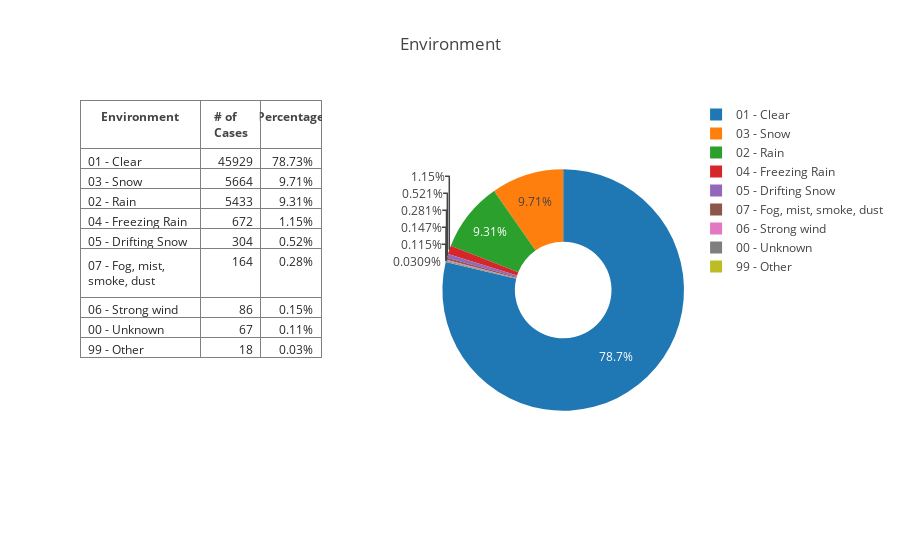
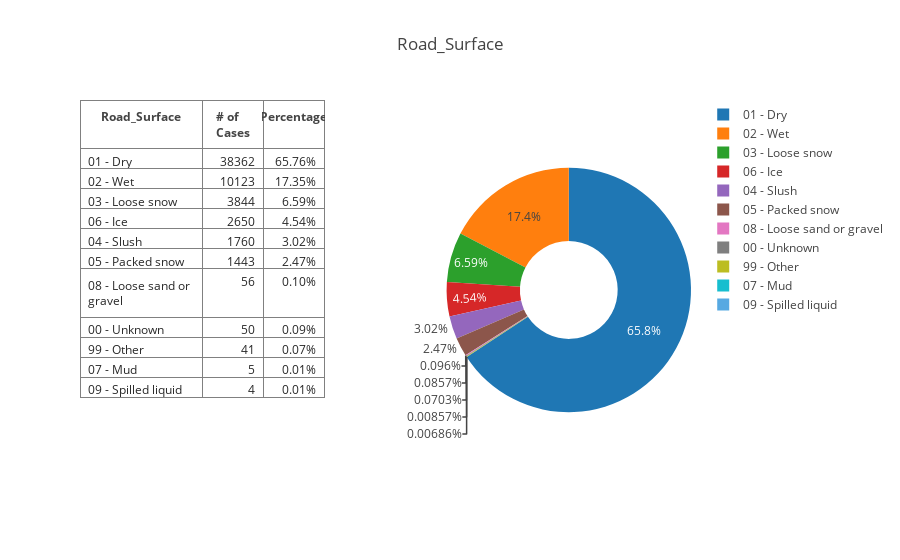
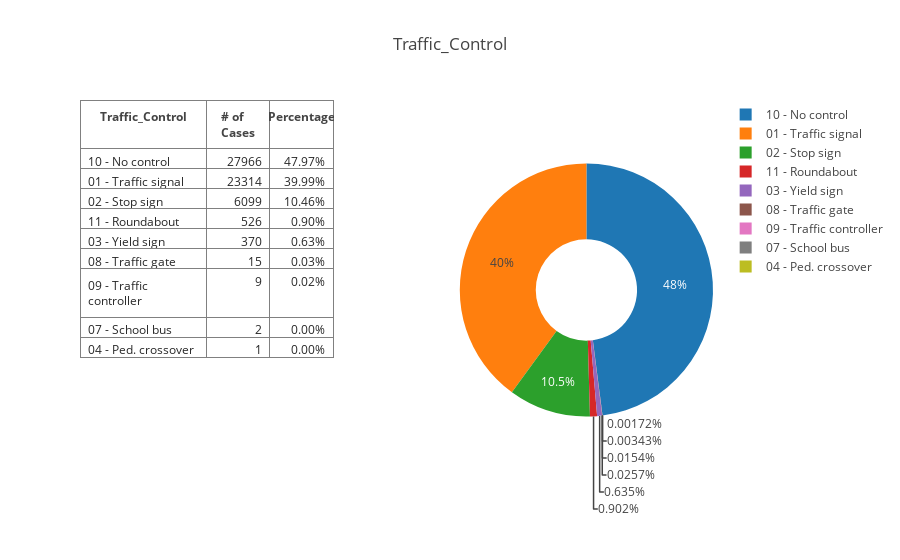
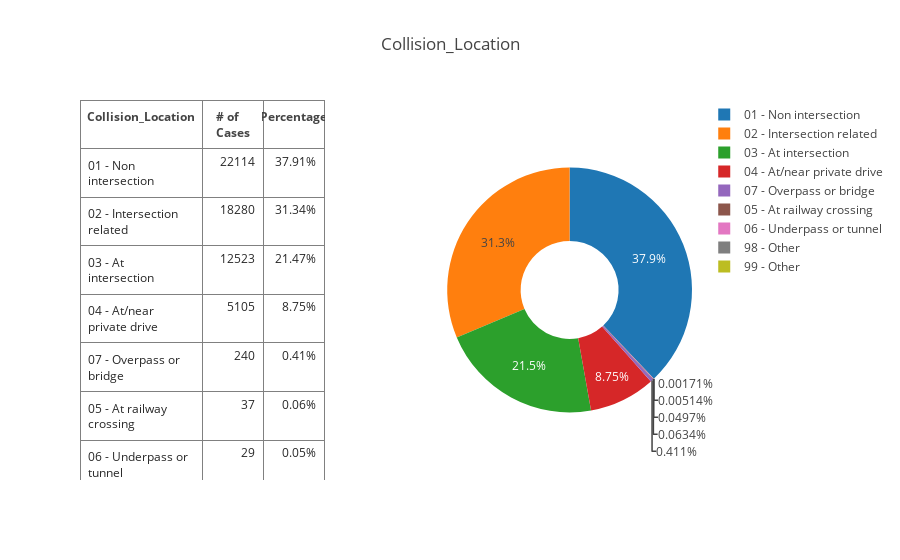

The notebook cell these images were saved under, in order:
### Markdown cell above
### 2.2 Percentage of single possible causes of accident

### Code cell
def analysisInSinglePercent(Col): 
    count = '# of Cases'
    df_cause = pd.crosstab(index = df_csv1417[Col], columns = count, margins = False)
    df_cause[Col] = df_cause.index
    sumOf = df_cause[count].sum()
    df_cause['Percentage'] = df_cause[count]/sumOf*100
    df_cause = df_cause[[Col, count, 'Percentage']]
    df_cause = df_cause.sort_values([count], ascending=[0])
    
    tab = go.Table(header = dict(values = ['<b>' + a + '</b>' for a in df_cause.columns.tolist()]),
                   domain = dict(x=[0, 0.4], y=[0,1.0]),
                   columnwidth = [110,55,55], 
                   cells = dict(values = [df_cause[b].tolist() for b in df_cause.columns.tolist()],
                                font = dict(color=['rgb(40, 40, 40)'] * 5, size=12),
                                format = [None] + [None] + ['.2f'],
                                suffix = ["", "", "%"], 
                                align = ["left", "right", "right"]),
                  )
    pie = go.Pie(values = df_cause[count], 
                 labels = df_cause.index, 
                 name = df_cause.index.name,
                 domain=dict(x=[0.6, 1.0], y=[0, 1.0]),
                 hoverinfo = "label+percent+name", hole = .4, showlegend = True)
    fig = dict(data = [tab,pie], 
               layout = go.Layout(title = Col))
    iplot(fig)
    
for n in ['Environment', 'Road_Surface', 'Traffic_Control', 'Collision_Location', \
          'Light', 'Collision_Classification', 'Impact_type', 'Month', "Day_Of_Week"]:
    analysisInSinglePercent(n)

### Figure 1 — Plotly figure (JSON) as saved in the notebook; plotly's stock layout.template omitted (floating-point values rounded to 4 significant figures)
{"data": [{"cells": {"align": ["left", "right", "right"], "font": {"color": ["rgb(40, 40, 40)", "rgb(40, 40, 40)", "rgb(40, 40, 40)", "rgb(40, 40, 40)", "rgb(40, 40, 40)"], "size": 12}, "format": [null, null, ".2f"], "suffix": ["", "", "%"], "values": [["01 - Clear", "03 - Snow", "02 - Rain", "04 - Freezing Rain", "05 - Drifting Snow", "07 - Fog, mist, smoke, dust", "06 - Strong wind", "00 - Unknown", "99 - Other"], [45929, 5664, 5433, 672, 304, 164, 86, 67, 18], [78.73, 9.709, 9.313, 1.152, 0.5211, 0.2811, 0.1474, 0.1148, 0.03086]]}, "columnwidth": [110, 55, 55], "domain": {"x": [0, 0.4], "y": [0, 1]}, "header": {"values": ["<b>Environment</b>", "<b># of Cases</b>", "<b>Percentage</b>"]}, "type": "table", "uid": "4786676c-9d13-11e8-b396-0800275aa47c"}, {"domain": {"x": [0.6, 1], "y": [0, 1]}, "hole": 0.4, "hoverinfo": "label+percent+name", "labels": ["01 - Clear", "03 - Snow", "02 - Rain", "04 - Freezing Rain", "05 - Drifting Snow", "07 - Fog, mist, smoke, dust", "06 - Strong wind", "00 - Unknown", "99 - Other"], "name": "Environment", "showlegend": true, "type": "pie", "uid": "47866cb2-9d13-11e8-b396-0800275aa47c", "values": [45929, 5664, 5433, 672, 304, 164, 86, 67, 18]}], "layout": {"title": "Environment"}}

### Figure 2 — Plotly figure (JSON) as saved in the notebook; plotly's stock layout.template omitted (floating-point values rounded to 4 significant figures)
{"data": [{"cells": {"align": ["left", "right", "right"], "font": {"color": ["rgb(40, 40, 40)", "rgb(40, 40, 40)", "rgb(40, 40, 40)", "rgb(40, 40, 40)", "rgb(40, 40, 40)"], "size": 12}, "format": [null, null, ".2f"], "suffix": ["", "", "%"], "values": [["01 - Dry", "02 - Wet", "03 - Loose snow", "06 - Ice", "04 - Slush", "05 - Packed snow", "08 - Loose sand or gravel", "00 - Unknown", "99 - Other", "07 - Mud", "09 - Spilled liquid"], [38362, 10123, 3844, 2650, 1760, 1443, 56, 50, 41, 5, 4], [65.76, 17.35, 6.589, 4.542, 3.017, 2.474, 0.09599, 0.08571, 0.07028, 0.008571, 0.006857]]}, "columnwidth": [110, 55, 55], "domain": {"x": [0, 0.4], "y": [0, 1]}, "header": {"values": ["<b>Road_Surface</b>", "<b># of Cases</b>", "<b>Percentage</b>"]}, "type": "table", "uid": "479b1f2c-9d13-11e8-b396-0800275aa47c"}, {"domain": {"x": [0.6, 1], "y": [0, 1]}, "hole": 0.4, "hoverinfo": "label+percent+name", "labels": ["01 - Dry", "02 - Wet", "03 - Loose snow", "06 - Ice", "04 - Slush", "05 - Packed snow", "08 - Loose sand or gravel", "00 - Unknown", "99 - Other", "07 - Mud", "09 - Spilled liquid"], "name": "Road_Surface", "showlegend": true, "type": "pie", "uid": "479b2472-9d13-11e8-b396-0800275aa47c", "values": [38362, 10123, 3844, 2650, 1760, 1443, 56, 50, 41, 5, 4]}], "layout": {"title": "Road_Surface"}}

### Figure 3 — Plotly figure (JSON) as saved in the notebook; plotly's stock layout.template omitted (floating-point values rounded to 4 significant figures)
{"data": [{"cells": {"align": ["left", "right", "right"], "font": {"color": ["rgb(40, 40, 40)", "rgb(40, 40, 40)", "rgb(40, 40, 40)", "rgb(40, 40, 40)", "rgb(40, 40, 40)"], "size": 12}, "format": [null, null, ".2f"], "suffix": ["", "", "%"], "values": [["10 - No control", "01 - Traffic signal", "02 - Stop sign", "11 - Roundabout", "03 - Yield sign", "08 - Traffic gate", "09 - Traffic controller", "07 - School bus", "04 - Ped. crossover"], [27966, 23314, 6099, 526, 370, 15, 9, 2, 1], [47.97, 39.99, 10.46, 0.9022, 0.6346, 0.02573, 0.01544, 0.00343, 0.001715]]}, "columnwidth": [110, 55, 55], "domain": {"x": [0, 0.4], "y": [0, 1]}, "header": {"values": ["<b>Traffic_Control</b>", "<b># of Cases</b>", "<b>Percentage</b>"]}, "type": "table", "uid": "47b3a3ee-9d13-11e8-b396-0800275aa47c"}, {"domain": {"x": [0.6, 1], "y": [0, 1]}, "hole": 0.4, "hoverinfo": "label+percent+name", "labels": ["10 - No control", "01 - Traffic signal", "02 - Stop sign", "11 - Roundabout", "03 - Yield sign", "08 - Traffic gate", "09 - Traffic controller", "07 - School bus", "04 - Ped. crossover"], "name": "Traffic_Control", "showlegend": true, "type": "pie", "uid": "47b3a830-9d13-11e8-b396-0800275aa47c", "values": [27966, 23314, 6099, 526, 370, 15, 9, 2, 1]}], "layout": {"title": "Traffic_Control"}}

### Figure 4 — Plotly figure (JSON) as saved in the notebook; plotly's stock layout.template omitted (floating-point values rounded to 4 significant figures)
{"data": [{"cells": {"align": ["left", "right", "right"], "font": {"color": ["rgb(40, 40, 40)", "rgb(40, 40, 40)", "rgb(40, 40, 40)", "rgb(40, 40, 40)", "rgb(40, 40, 40)"], "size": 12}, "format": [null, null, ".2f"], "suffix": ["", "", "%"], "values": [["01 - Non intersection", "02 - Intersection related", "03 - At intersection", "04 - At/near private drive", "07 - Overpass or bridge", "05 - At railway crossing", "06 - Underpass or tunnel", "98 - Other", "99 - Other"], [22114, 18280, 12523, 5105, 240, 37, 29, 3, 1], [37.91, 31.34, 21.47, 8.752, 0.4114, 0.06343, 0.04972, 0.005143, 0.001714]]}, "columnwidth": [110, 55, 55], "domain": {"x": [0, 0.4], "y": [0, 1]}, "header": {"values": ["<b>Collision_Location</b>", "<b># of Cases</b>", "<b>Percentage</b>"]}, "type": "table", "uid": "47cdd020-9d13-11e8-b396-0800275aa47c"}, {"domain": {"x": [0.6, 1], "y": [0, 1]}, "hole": 0.4, "hoverinfo": "label+percent+name", "labels": ["01 - Non intersection", "02 - Intersection related", "03 - At intersection", "04 - At/near private drive", "07 - Overpass or bridge", "05 - At railway crossing", "06 - Underpass or tunnel", "98 - Other", "99 - Other"], "name": "Collision_Location", "showlegend": true, "type": "pie", "uid": "47cdd3e0-9d13-11e8-b396-0800275aa47c", "values": [22114, 18280, 12523, 5105, 240, 37, 29, 3, 1]}], "layout": {"title": "Collision_Location"}}
